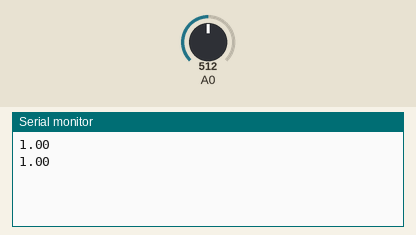
A sketch run on a simulated Arduino Uno, built with avr-gcc and run on an emulated ATmega328P. Shown: the last lines printed to the serial monitor. Inputs (shaded band) come from the test bench; at power-on: A0 = 512.

Above: at 1.8 s.
1.9 s: A0 set to 0
At 2.8 s:
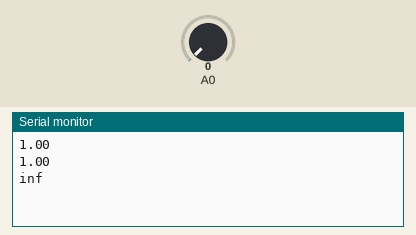
4.5 s: A0 set to 122
At 5.6 s:
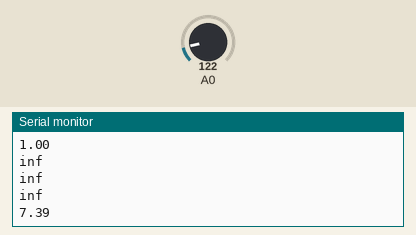

The sketch:

mq-9.ino
```cpp
/*
 * Sensor MQ-9
 * Gas
 * Analoge Messung an A0
 *
 * Make: www.make-magazin.de
 * Florian Schäffer
 *
 * http://wiki.seeedstudio.com/Grove-Gas_Sensor-MQ9/
 * https://duckduckgo.com/?q=%22mq-9%22+gas+sensor+filetype%3Apdf&ia=web
 * https://playground.arduino.cc/Main/MQGasSensors
 *
 */

//#define REFERENCE   // einmal kalibrieren bei sauberer Luft und R0 auslesen. Dann auskommentieren und R0 in zweiten Programmblock einsetzen
#define GRAPH         // wenn definiert, wird ein Graph gezeichnet. Für ersten Test auskommentieren

 void setup() {
    Serial.begin(9600);
}


void loop()
{
#ifdef REFERENCE
    float sensor_volt;
    float RS_air; //  Get the value of RS via in a clear air
    float R0;  // Get the value of R0 via in LPG
    float sensorValue;

    /*--- Get a average data by testing 100 times ---*/
    for(int x = 0 ; x < 100 ; x++)
    {
        sensorValue = sensorValue + analogRead(A0);
    }
    sensorValue = sensorValue/100.0;
    /*-----------------------------------------------*/

    sensor_volt = sensorValue/1024*5.0;
    RS_air = (5.0-sensor_volt)/sensor_volt; // omit *RL
    R0 = RS_air/9.9; // The ratio of RS/R0 is 9.9 in LPG gas from Graph (Found using WebPlotDigitizer)

    Serial.print("sensor_volt = ");
    Serial.print(sensor_volt);
    Serial.println("V");

    Serial.print("R0 = ");
    Serial.println(R0);
    delay(1000);
#endif

#ifndef REFERENCE
    float sensor_volt;
    float RS_gas; // Get value of RS in a GAS
    float ratio; // Get ratio RS_GAS/RS_air
    int sensorValue = analogRead(A0);
    sensor_volt=(float)sensorValue/1024*5.0;
    RS_gas = (5.0-sensor_volt)/sensor_volt; // omit *RL

          /*-Replace the name "R0" with the value of R0 in the demo of First Test -*/
    float R0 = 2.76;
    ratio = RS_gas/R0;  // ratio = RS/R0
          /*-----------------------------------------------------------------------*/
#ifdef GRAPH
    Serial.println(RS_gas);
#else
    Serial.print("sensor_volt = ");
    Serial.println(sensor_volt);
    Serial.print("RS_ratio = ");
    Serial.println(RS_gas);
    Serial.print("Rs/R0 = ");
    Serial.println(ratio);

    Serial.print("\n\n");
#endif

    delay(1000);
#endif
}
```

Measured:
- after the input at 1.9 s, the serial monitor: prints a new line after 0.10 s (image 1)
- after the input at 4.5 s, the serial monitor: prints a new line after 0.50 s (image 2)
